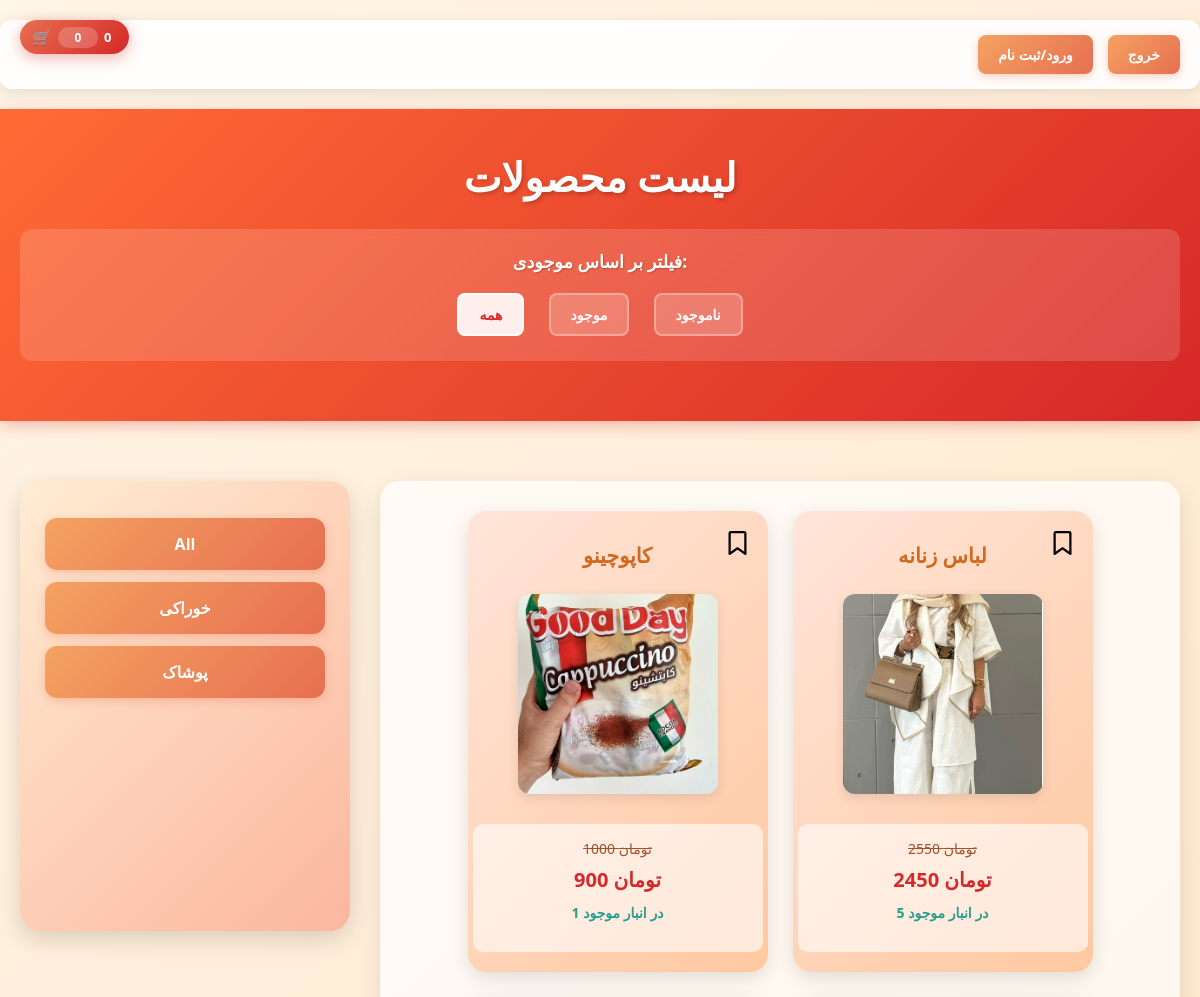
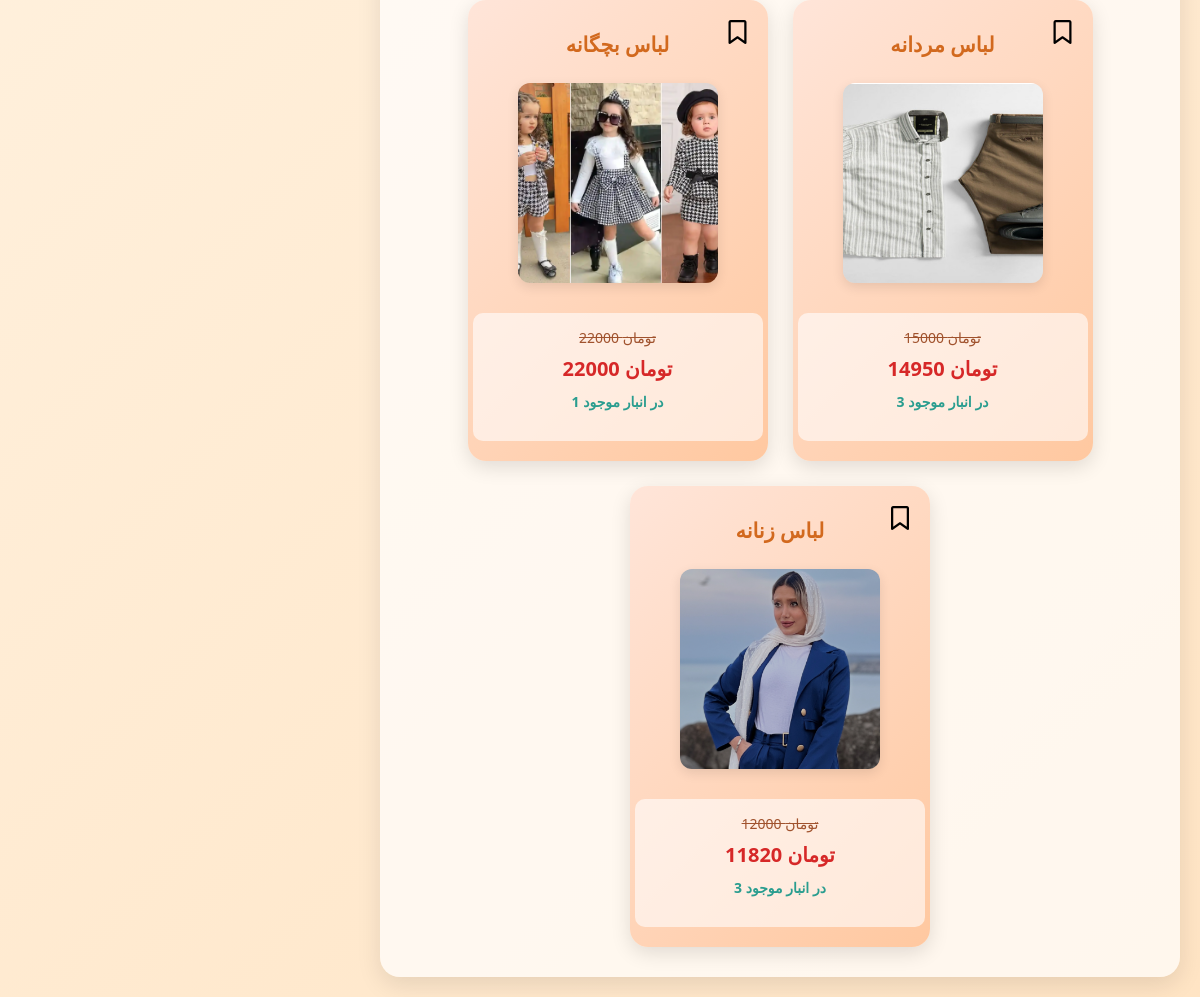
Before: / with the older database file (2 pictures, top to bottom).
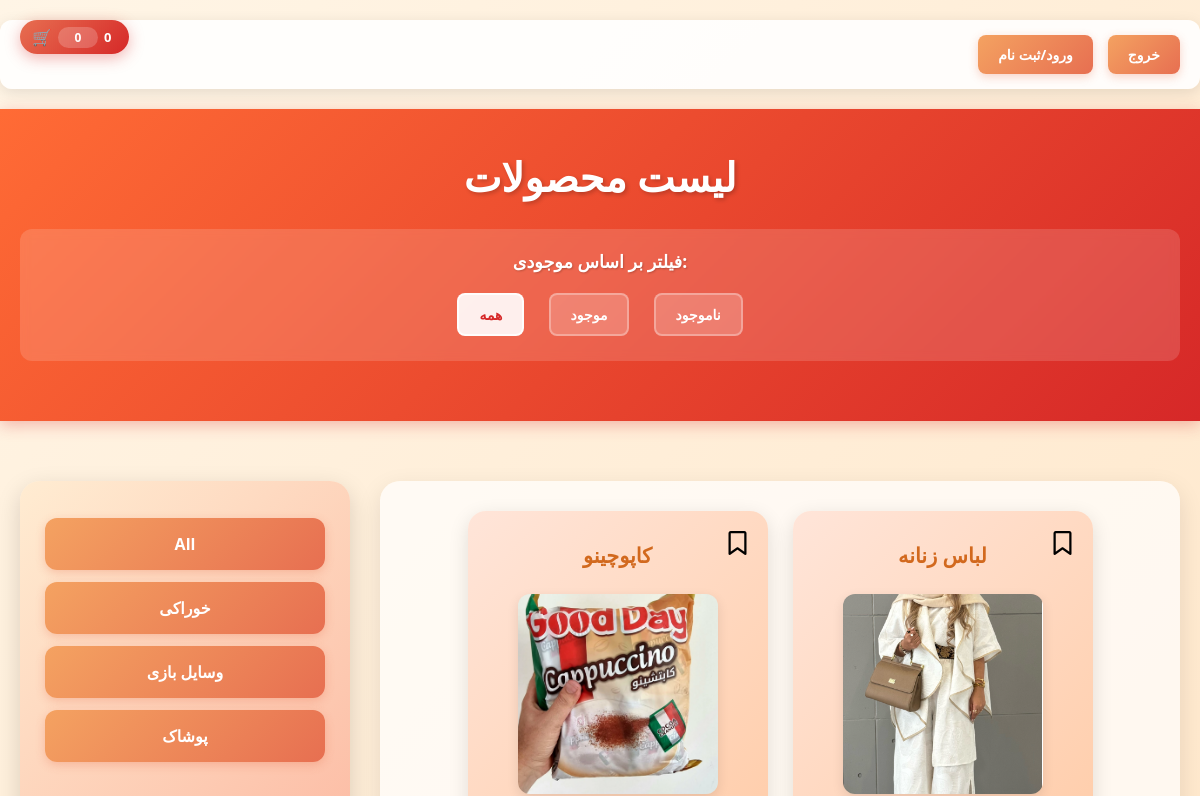
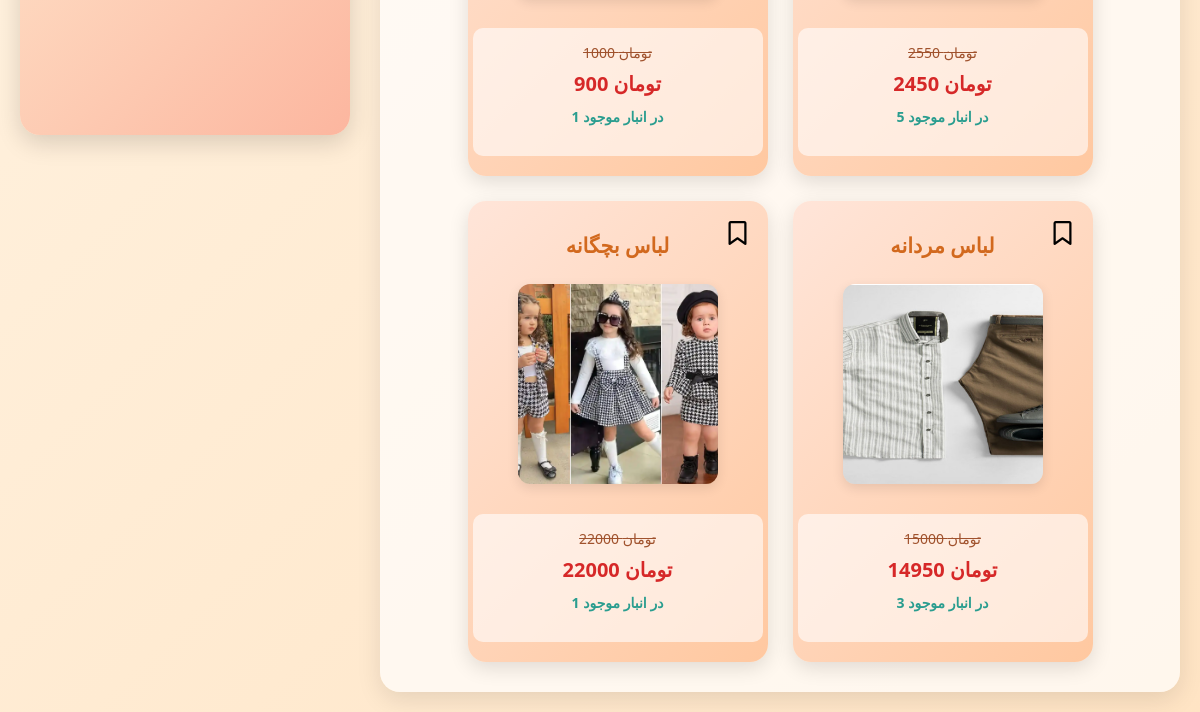
After: the same page with the newer database file (2 pictures, top to bottom).
### shop/models.py (models this page shows, shortened)
class Category(models.Model):
    name = models.CharField(max_length=200)
    slug = models.SlugField(max_length=200, unique=True)
    class Meta:
        ordering = ['name']
        indexes = [
            models.Index(fields=['name']),
        ]
        verbose_name = 'دسته بندی'
        verbose_name_plural = 'دسته بندی ها'
    def get_absolute_url(self):
        return reverse('shop:product_list_by_category', args=[self.slug])

class Product(models.Model):
    category = models.ForeignKey(Category, related_name='products', on_delete=models.CASCADE, verbose_name='دسته بندی')
    name = models.CharField(max_length=200, verbose_name='نام')
    slug = models.SlugField(max_length=200, verbose_name='اسلاگ')
    description = models.TextField(blank=True, verbose_name='توضیحات')
    weight = models.PositiveIntegerField(default=0, verbose_name='وزن')
    price = models.PositiveIntegerField(default=0, verbose_name='قیمت')
    off = models.PositiveIntegerField(default=0, verbose_name=' تخفیف')
    new_price = models.PositiveIntegerField(default=0, verbose_name='قیمت جدید')
    tags = TaggableManager()
    favorite_products = models.ManyToManyField(ShopUser, related_name='favorite_products', blank=True)
    created = models.DateTimeField(auto_now_add=True, verbose_name='تاریخ ایجاد')
    updated = models.DateTimeField(auto_now=True, verbose_name='تاریخ بروزرسانی')
    inventory = models.PositiveIntegerField(default=0, verbose_name='موجودی')
    class Meta:
        ordering = ['-created']
        indexes = [
            models.Index(fields=['id','slug']),
            models.Index(fields=['name']),
            models.Index(fields=['-created']),
        ]
        verbose_name = 'محصول'
        verbose_name_plural = 'محصولات'
    def get_absolute_url(self):
        return reverse('shop:product_detail', args=[self.id, self.slug])

class ProductImage(models.Model):
    product = models.ForeignKey(Product, related_name='images', on_delete=models.CASCADE, verbose_name='محصول')
    image = models.ImageField(upload_to='products/%Y/%m/%d', blank=True, verbose_name='تصویر')
    created = models.DateTimeField(auto_now_add=True, verbose_name='تاریخ ایجاد')
    class Meta:
        ordering = ['-created']
        indexes = [
            models.Index(fields=['-created']),
        ]
        verbose_name = 'تصویر محصول'
        verbose_name_plural = 'تصویرهای محصولات'

### shop/views.py (the view)
# urls.py: path('', views.product_list, name='product_list'),
def product_list(request, category_slug=None):
    category = None
    categories = Category.objects.all()
    products = Product.objects.all()
    if category_slug:
        category = get_object_or_404(Category, slug=category_slug)
        products = products.filter(category=category)
    inventory_filter =request.GET.get('inventory',None)
    if inventory_filter=='in_stock':
        products = products.filter(inventory__gt=0)
    elif inventory_filter=='out_of_stock':
        products = products.filter(inventory=0)
    context = {
        'products': products,
        'category': category,
        'categories': categories,
        'inventory_filter': inventory_filter
    }
    return render(request, 'shop/product_list.html', context)

### cart/cart.py (called while the page is built)
    def __len__(self):
        return sum(item['quantity'] for item in self.cart.values())

    def get_total_price(self):
        return sum((item['price']) * item['quantity'] for item in self.cart.values())

### cart/context_processor.py (called while the page is built)
def cart(request):
    return {'cart': Cart(request)}

### shop/templates/shop/product_list.html (shortened to what this page needs)
{% extends 'parent/base.html' %}
{% load static %}
{% block content %}
<link rel="stylesheet" href="https://cdnjs.cloudflare.com/ajax/libs/font-awesome/6.5.1/css/all.min.css" />
<link rel="stylesheet" href="{% static 'css/product_list.css' %}">
<div class="container nav-container">
    <a href="{% url 'shop:register' %}">ورود/ثبت نام</a>
    <a href="{% url 'shop:logout' %}">خروج</a>
</div>
<div class="product-list-header">
    {% if category %}
        <h1>لیست محصولات بر اساس دسته بندی {{ category.name }}</h1>
        <div class="inventory-filter">
            <strong>فیلتر بر اساس موجودی:</strong>
            <a href="{% url 'shop:product_list_by_category' category.slug %}?inventory=None" {% if inventory_filter == None or inventory_filter == 'None' %}class="active"{% endif %}>همه</a>
            <a href="{% url 'shop:product_list_by_category' category.slug %}?inventory=in_stock" {% if inventory_filter == 'in_stock' %}class="active"{% endif %}>موجود</a>
            <a href="{% url 'shop:product_list_by_category' category.slug %}?inventory=out_of_stock" {% if inventory_filter == 'out_of_stock' %}class="active"{% endif %}>ناموجود</a>
        </div>
    {% else %}
        <h1>لیست محصولات</h1>
        <div class="inventory-filter">
            <strong>فیلتر بر اساس موجودی:</strong>
            <a href="{% url 'shop:product_list' %}?inventory=None" {% if inventory_filter == None or inventory_filter == 'None' %}class="active"{% endif %}>همه</a>
            <a href="{% url 'shop:product_list' %}?inventory=in_stock" {% if inventory_filter == 'in_stock' %}class="active"{% endif %}>موجود</a>
            <a href="{% url 'shop:product_list' %}?inventory=out_of_stock" {% if inventory_filter == 'out_of_stock' %}class="active"{% endif %}>ناموجود</a>
        </div>
    {% endif %}
</div>
<div class="container main-container">
    <div class="small-div">
        <ul class="category-list">
            <li class="category-item"><a href="{% url 'shop:product_list' %}">All</a></li>
            {% for c in categories %}
            <li class="category-item"><a href="{{ c.get_absolute_url }}">{{ c.name }}</a></li>
            {% endfor %}
        </ul>
    </div>
    <div class="large-div">
        {% for product in products %}
        <div class="product-item">
            <button class="add-to-favorite {% if product in user.favorite_products.all %}favorited{% endif %}" type="button" data-product-id="{{ product.id }}" title="{% if product in user.favorite_products.all %}Remove from favorite{% else %}Add to favorite{% endif %}">
                {% if product in user.favorite_products.all %}
                    <i class="fa-solid fa-bookmark"></i>
                {% else %}
                    <i class="fa-regular fa-bookmark"></i>
                {% endif %}
            </button>
            <h2><a href="{{ product.get_absolute_url }}">{{ product.name }}</a></h2>
            {% if product.images.first %}
                <img src="{{ product.images.first.image.url }}" alt="{{ product.name }}">
            {% else %}
                <img src="{% static 'images/no-image.png' %}" alt="No image">
            {% endif %}
            <div class="price">
                <span class="old-price">{{ product.price }} تومان</span>
                <span class="new-price">{{ product.new_price }} تومان</span>
                <span class="inventory">{{ product.inventory }} در انبار موجود</span>
            </div>
        </div>
        {% endfor %}
    </div>
</div>
{% endblock %}

### shop/templates/parent/base.html (shortened to what this page needs)
{% load static %}
<!DOCTYPE html>
<html lang="en">
<head>
    <link rel="stylesheet" type="text/css" href="{% static 'css/base.css' %}">
</head>
<body>
    {% include 'partials/header.html' %}
    {% block content %}{% endblock %}
</body>
</html>

### shop/templates/partials/header.html
<div class="cart-container">
    {% with item_count=cart|length %}
    <a href="{%url 'cart:cart_detail' %}" class="cart-link">
        <div class="cart-icon">
            <span class="cart-icon">🛒</span>
            <span id="item-count" class="item-count">{{ item_count }}</span>
            <span id="cart-total" class="cart-total">{{ cart.get_total_price }}</span>
        </div>
    </a>
    {% endwith %}
</div>

### shop/static/css/base.css (style rules this page uses)
body { margin: 0; padding: 0; background: linear-gradient(135deg, #FFF5E6 0%, #FFE4C4 100%); font-family: 'Segoe UI', Tahoma, Geneva, Verdana, sans-serif; min-height: 100vh; }
a { text-decoration: none; color: inherit; transition: all 0.3s ease; }
.cart-container { position: fixed; top: 20px; left: 20px; z-index: 1000; }
.cart-link { display: inline-flex; align-items: center; background: linear-gradient(135deg, #E76F51 0%, #D62828 100%); border-radius: 999px; padding: 6px 12px; box-shadow: 0 4px 15px rgba(214, 40, 40, 0.35); }
.cart-icon { display: inline-flex; align-items: center; justify-content: center; font-size: 16px; margin-right: 6px; color: #fff; }
.item-count { background: rgba(255, 255, 255, 0.2); color: #fff; font-weight: 700; padding: 2px 8px; border-radius: 999px; margin-right: 6px; min-width: 24px; font-size: 12px; text-align: center; }
.cart-total { color: #fff; font-weight: 600; font-size: 13px; }
.product-list-header { text-align: center; background: linear-gradient(135deg, #FF6B35 0%, #D62828 100%); padding: 30px 20px; margin: 0 0 40px 0; box-shadow: 0 4px 15px rgba(214, 40, 40, 0.3); color: white; }
.product-list-header h1 { margin: 0; font-size: 2.5em; font-weight: 700; text-shadow: 2px 2px 4px rgba(0, 0, 0, 0.2); }
.container { display: flex; justify-content: center; align-items: flex-start; flex-wrap: wrap; gap: 30px; padding: 20px; max-width: 1400px; margin: 0 auto; }
.small-div { width: 280px; min-height: 400px; background: linear-gradient(135deg, #FFECD2 0%, #FCB69F 100%); border-radius: 20px; box-shadow: 0 8px 25px rgba(0, 0, 0, 0.15); padding: 25px; transition: transform 0.3s ease; }
.category-list { list-style: none; padding: 0; margin: 0; }
.category-item { margin: 12px 0; transition: all 0.3s ease; }
.category-item a { display: block; padding: 15px 20px; background: linear-gradient(135deg, #F4A261 0%, #E76F51 100%); color: white; border-radius: 12px; font-weight: 600; font-size: 16px; text-align: center; box-shadow: 0 3px 10px rgba(231, 111, 81, 0.3); }
.large-div { flex: 1; min-width: 600px; background-color: rgba(255, 255, 255, 0.7); border-radius: 20px; padding: 30px; box-shadow: 0 8px 25px rgba(0, 0, 0, 0.1); display: flex; flex-wrap: wrap; gap: 25px; justify-content: center; }
.product-item { width: 260px; height: auto; background: linear-gradient(135deg, #FFE5D9 0%, #FFC8A0 100%); border-radius: 18px; padding: 20px; box-shadow: 0 6px 20px rgba(0, 0, 0, 0.12); transition: all 0.4s ease; display: flex; flex-direction: column; align-items: center; }
.product-item h2 { font-size: 1.3em; color: #8B4513; margin: 10px 0; text-align: center; }
.product-item h2 a { color: #D2691E; font-weight: 700; }
.product-item img { border-radius: 12px; box-shadow: 0 4px 12px rgba(0, 0, 0, 0.1); margin: 15px 0; transition: transform 0.3s ease; }
.price { text-align: center; width: 100%; margin-top: 15px; padding: 15px; background: rgba(255, 255, 255, 0.6); border-radius: 10px; }
.old-price { text-decoration: line-through; color: #A0522D; font-size: 14px; display: block; margin-bottom: 8px; }
.new-price { color: #D62828; font-weight: bold; font-size: 20px; display: block; margin-bottom: 10px; }
.inventory { color: #2A9D8F; font-weight: 600; font-size: 14px; display: block; }

Changed rows visible on the page:
removed Product: name "لباس زنانه", images.first.image (picture), price "12000", new_price "11820", inventory "3"
added Category: name "وسایل بازی"
